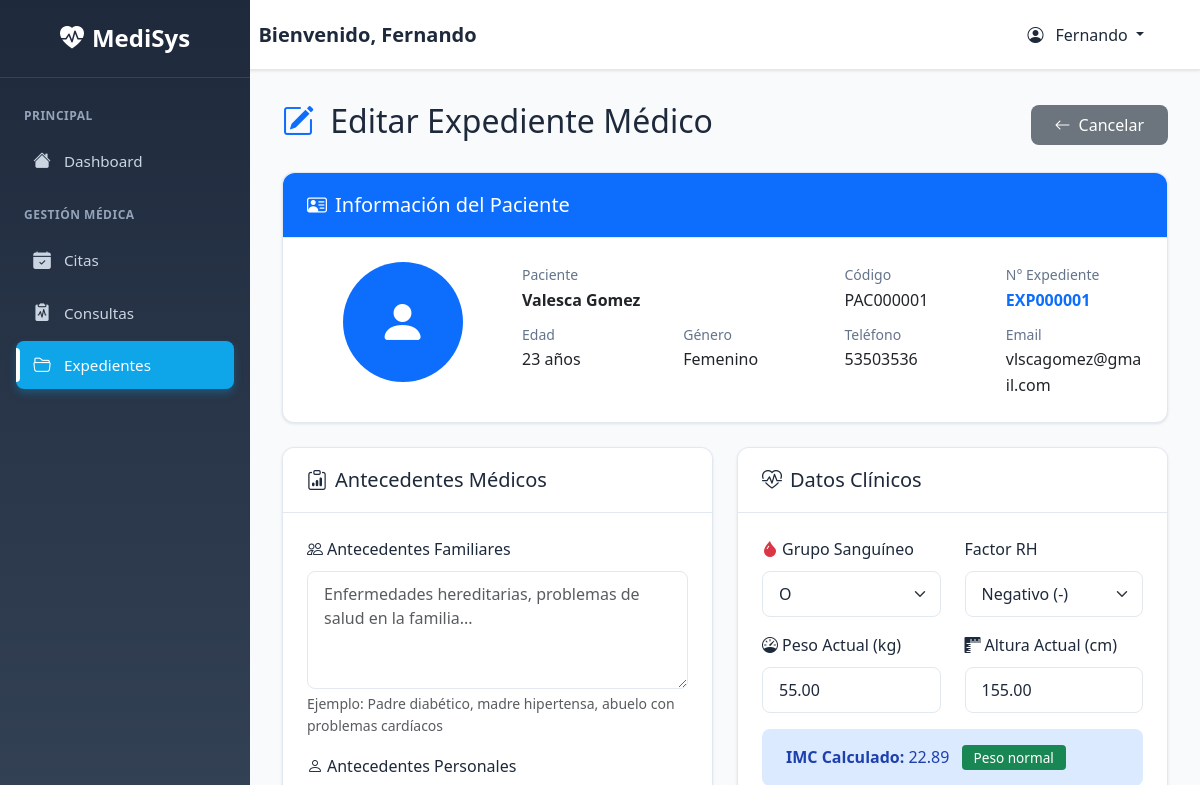
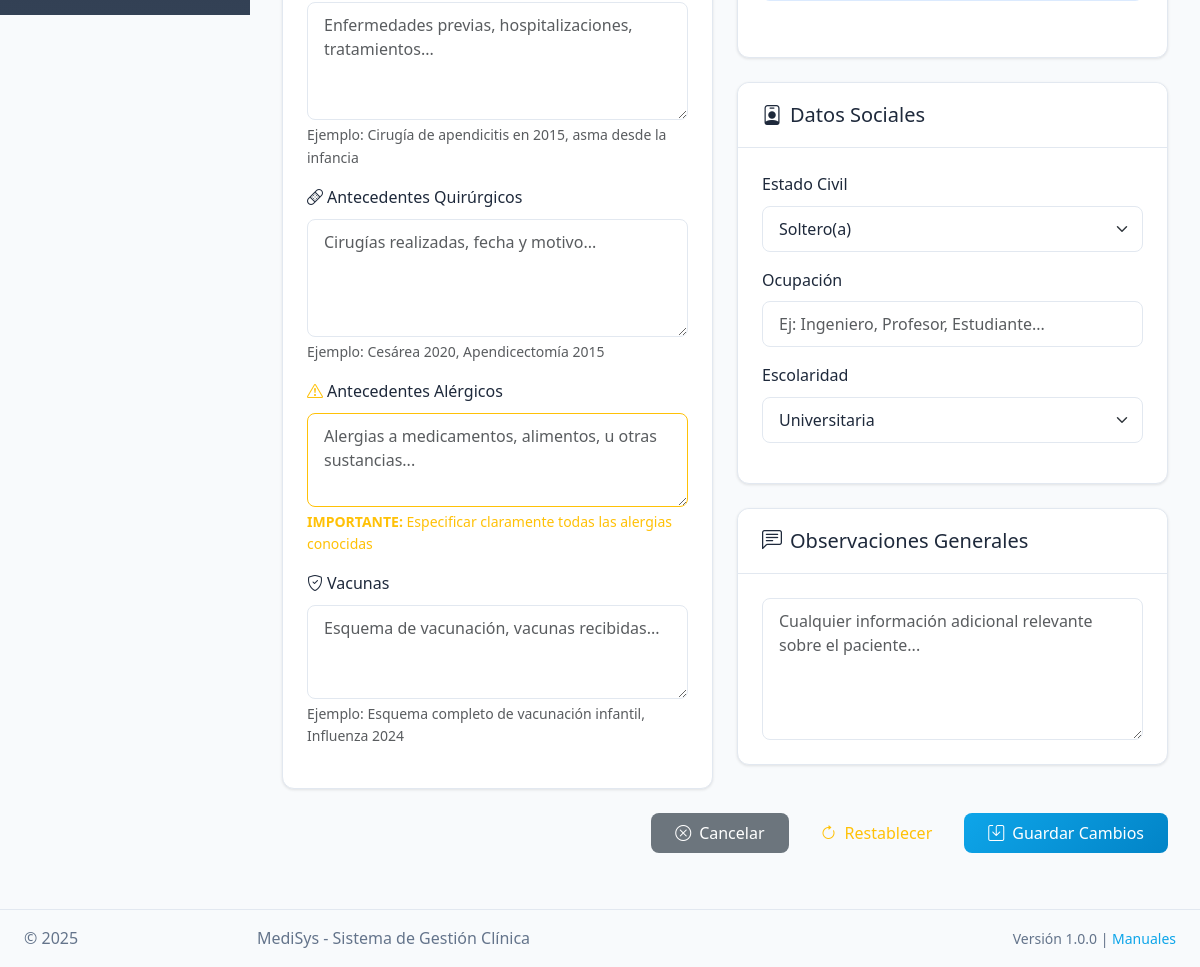
The page /expedientes/editar?id=1 (signed in) on the database its author committed (2 pictures, top to bottom).
### tables this page shows
CREATE TABLE `expedientes` (
  `id` int(11) NOT NULL,
  `paciente_id` int(11) NOT NULL,
  `numero_expediente` varchar(20) DEFAULT NULL,
  `antecedentes_familiares` text DEFAULT NULL,
  `antecedentes_personales` text DEFAULT NULL,
  `antecedentes_quirurgicos` text DEFAULT NULL,
  `antecedentes_alergicos` text DEFAULT NULL,
  `vacunas` text DEFAULT NULL,
  `grupo_sanguineo` varchar(5) DEFAULT NULL,
  `factor_rh` enum('+','-') DEFAULT NULL,
  `peso_actual` decimal(5,2) DEFAULT NULL,
  `altura_actual` decimal(6,2) DEFAULT NULL,
  `imc` decimal(4,2) GENERATED ALWAYS AS (`peso_actual` / (`altura_actual` / 100 * (`altura_actual` / 100))) STORED,
  `estado_civil` enum('soltero','casado','divorciado','viudo','union_libre') DEFAULT NULL,
  `ocupacion` varchar(100) DEFAULT NULL,
  `escolaridad` varchar(50) DEFAULT NULL,
  `observaciones_generales` text DEFAULT NULL,
  `created_at` datetime DEFAULT current_timestamp(),
  `updated_at` datetime DEFAULT current_timestamp() ON UPDATE current_timestamp()
);

CREATE TABLE `pacientes` (
  `id` int(11) NOT NULL,
  `codigo_paciente` varchar(20) DEFAULT NULL,
  `nombre` varchar(50) NOT NULL,
  `apellidos` varchar(100) NOT NULL,
  `fecha_nacimiento` date NOT NULL,
  `genero` enum('M','F','Otro') NOT NULL,
  `tipo_sangre` enum('A+','A-','B+','B-','AB+','AB-','O+','O-') DEFAULT NULL,
  `email` varchar(255) DEFAULT NULL,
  `telefono` varchar(20) DEFAULT NULL,
  `celular` varchar(20) DEFAULT NULL,
  `direccion` text DEFAULT NULL,
  `ciudad` varchar(100) DEFAULT NULL,
  `dpi` varchar(20) DEFAULT NULL,
  `contacto_emergencia` varchar(100) DEFAULT NULL,
  `telefono_emergencia` varchar(20) DEFAULT NULL,
  `seguro_medico` varchar(100) DEFAULT NULL,
  `numero_seguro` varchar(50) DEFAULT NULL,
  `alergias` text DEFAULT NULL,
  `medicamentos_actuales` text DEFAULT NULL,
  `enfermedades_cronicas` text DEFAULT NULL,
  `observaciones` text DEFAULT NULL,
  `imagen` varchar(255) DEFAULT NULL,
  `is_active` tinyint(1) NOT NULL DEFAULT 1,
  `created_at` datetime DEFAULT current_timestamp(),
  `updated_at` datetime DEFAULT current_timestamp() ON UPDATE current_timestamp()
);

### app/Vistas/expedientes/editar.php (the view, shortened to what the rows shown need)
<div class="d-flex justify-content-between align-items-center mb-4">
    <h2>
        <i class="bi bi-pencil-square text-primary me-2"></i>
        Editar Expediente Médico
    </h2>
</div>
<div class="card mb-4">
    <div class="card-body">
        <div class="row">
            <div class="col-md-9">
                <div class="row">
                    <div class="col-md-6">
                        <p class="mb-2">
                            <strong><?= htmlspecialchars(($expediente['nombre'] ?? '') . ' ' . ($expediente['apellidos'] ?? '')) ?></strong>
                        </p>
                    </div>
                    <div class="col-md-3">
                        <label class="text-muted small">Código</label>
                        <p class="mb-2"><?= htmlspecialchars($expediente['codigo_paciente'] ?? 'N/A') ?></p>
                    </div>
                    <div class="col-md-3">
                        <p class="mb-2"><strong class="text-primary"><?= htmlspecialchars($expediente['numero_expediente'] ?? 'N/A') ?></strong></p>
                    </div>
                    <div class="col-md-3">
                        <label class="text-muted small">Género</label>
                        <p class="mb-0">
                            <?php
                            $generos = ['M' => 'Masculino', 'F' => 'Femenino', 'Otro' => 'Otro'];
                            echo $generos[$expediente['genero'] ?? 'Otro'] ?? 'No especificado';
                            ?>
                        </p>
                    </div>
                    <div class="col-md-3">
                        <label class="text-muted small">Teléfono</label>
                        <p class="mb-0"><?= htmlspecialchars($expediente['telefono'] ?? 'N/A') ?></p>
                    </div>
                    <div class="col-md-3">
                        <label class="text-muted small">Email</label>
                        <p class="mb-0"><?= htmlspecialchars($expediente['email'] ?? 'N/A') ?></p>
                    </div>
                </div>
            </div>
        </div>
    </div>
</div>
<form action="<?= Router::url('expedientes/actualizar') ?>" method="POST">
    <div class="row">
        <div class="col-md-6">
            <div class="card mb-4">
                <div class="card-body">
                    <div class="row">
                        <div class="col-md-6 mb-3">
                            <label for="grupo_sanguineo" class="form-label">
                                <i class="bi bi-droplet-fill text-danger me-1"></i>Grupo Sanguíneo
                            </label>
                            <select class="form-select" id="grupo_sanguineo" name="grupo_sanguineo">
                                <option value="O" <?= ($expediente['grupo_sanguineo'] ?? '') == 'O' ? 'selected' : '' ?>>O</option>
                            </select>
                        </div>
                        <div class="col-md-6 mb-3">
                            <label for="factor_rh" class="form-label">Factor RH</label>
                            <select class="form-select" id="factor_rh" name="factor_rh">
                                <option value="-" <?= ($expediente['factor_rh'] ?? '') == '-' ? 'selected' : '' ?>>Negativo (-)</option>
                            </select>
                        </div>
                        <div class="col-md-6 mb-3">
                            <label for="peso_actual" class="form-label">
                                <i class="bi bi-speedometer me-1"></i>Peso Actual (kg)
                            </label>
                            <input type="number" class="form-control" id="peso_actual" name="peso_actual"
                                   step="0.01" min="0" max="500" placeholder="Ej: 70.5"
                                   value="<?= $expediente['peso_actual'] ?? '' ?>">
                        </div>
                        <div class="col-md-6 mb-3">
                            <label for="altura_actual" class="form-label">
                                <i class="bi bi-rulers me-1"></i>Altura Actual (cm)
                            </label>
                            <input type="number" class="form-control" id="altura_actual" name="altura_actual"
                                   step="0.01" min="0" max="300" placeholder="Ej: 170"
                                   value="<?= $expediente['altura_actual'] ?? '' ?>">
                        </div>
                    </div>
                </div>
            </div>
            <div class="card mb-4">
                <div class="card-body">
                    <div class="mb-3">
                        <label for="estado_civil" class="form-label">Estado Civil</label>
                        <select class="form-select" id="estado_civil" name="estado_civil">
                            <option value="soltero" <?= ($expediente['estado_civil'] ?? '') == 'soltero' ? 'selected' : '' ?>>Soltero(a)</option>
                        </select>
                    </div>
                    <div class="mb-3">
                        <label for="escolaridad" class="form-label">Escolaridad</label>
                        <select class="form-select" id="escolaridad" name="escolaridad">
                            <option value="Universitaria" <?= ($expediente['escolaridad'] ?? '') == 'Universitaria' ? 'selected' : '' ?>>Universitaria</option>
                        </select>
                    </div>
                </div>
            </div>
        </div>
    </div>
</form>

### rows shown on the page
expedientes: paciente.apellidos "Valesca Gomez", paciente.codigo_paciente "PAC000001", numero_expediente "EXP000001", paciente.genero "Femenino", paciente.telefono "53503536", paciente.email "vlscagomez@gmail.com", grupo_sanguineo "O", factor_rh "Negativo (-)", peso_actual "55.00", altura_actual "155.00", estado_civil "Soltero(a)", escolaridad "Universitaria"

### other values the page prints
$current_user['nombre'] "Fernando"
$expediente['edad'] "23"
